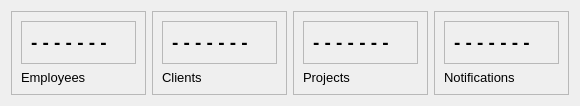
        <widget class="QWidget" name="cardsFrame_3" native="true">
         <layout class="QHBoxLayout" name="horizontalLayout_36">
          <item>
           <widget class="QFrame" name="card1_3">
            <property name="frameShape">
             <enum>QFrame::StyledPanel</enum>
            </property>
            <property name="frameShadow">
             <enum>QFrame::Raised</enum>
            </property>
            <layout class="QVBoxLayout" name="verticalLayout_27">
             <item alignment="Qt::AlignTop">
              <widget class="QFrame" name="frame_32">
               <property name="frameShape">
                <enum>QFrame::StyledPanel</enum>
               </property>
               <property name="frameShadow">
                <enum>QFrame::Raised</enum>
               </property>
               <layout class="QHBoxLayout" name="horizontalLayout_37">
                <item>
                 <widget class="QLabel" name="label_90">
                  <property name="font">
                   <font>
                    <pointsize>14</pointsize>
                    <weight>75</weight>
                    <bold>true</bold>
                   </font>
                  </property>
                  <property name="text">
                   <string>- - - - - - - </string>
                  </property>
                 </widget>
                </item>
                <item>
                 <widget class="QLabel" name="label_91">
                  <property name="maximumSize">
                   <size>
                    <width>40</width>
                    <height>40</height>
                   </size>
                  </property>
                  <property name="text">
                   <string/>
                  </property>
                  <property name="pixmap">
                   <pixmap>:/whiteIcons/assets/icons/white/user.svg</pixmap>
                  </property>
                  <property name="scaledContents">
                   <bool>true</bool>
                  </property>
                 </widget>
                </item>
               </layout>
              </widget>
             </item>
             <item>
              <widget class="QLabel" name="label_92">
               <property name="font">
                <font>
                 <pointsize>10</pointsize>
                 <weight>50</weight>
                 <bold>false</bold>
                </font>
               </property>
               <property name="text">
                <string>Employees</string>
               </property>
              </widget>
             </item>
            </layout>
           </widget>
          </item>
          <item>
           <widget class="QFrame" name="card3_3">
            <property name="frameShape">
             <enum>QFrame::StyledPanel</enum>
            </property>
            <property name="frameShadow">
             <enum>QFrame::Raised</enum>
            </property>
            <layout class="QVBoxLayout" name="verticalLayout_28">
             <item>
              <widget class="QFrame" name="frame_33">
               <property name="frameShape">
                <enum>QFrame::StyledPanel</enum>
               </property>
               <property name="frameShadow">
                <enum>QFrame::Raised</enum>
               </property>
               <layout class="QHBoxLayout" name="horizontalLayout_38">
                <item>
                 <widget class="QLabel" name="label_93">
                  <property name="font">
                   <font>
                    <pointsize>14</pointsize>
                    <weight>75</weight>
                    <bold>true</bold>
                   </font>
                  </property>
                  <property name="text">
                   <string>- - - - - - - </string>
                  </property>
                 </widget>
                </item>
                <item>
                 <widget class="QLabel" name="label_94">
                  <property name="maximumSize">
                   <size>
                    <width>40</width>
                    <height>40</height>
                   </size>
                  </property>
                  <property name="text">
                   <string/>
                  </property>
                  <property name="pixmap">
                   <pixmap>:/whiteIcons/assets/icons/white/users.svg</pixmap>
                  </property>
                  <property name="scaledContents">
                   <bool>true</bool>
                  </property>
                 </widget>
                </item>
               </layout>
              </widget>
             </item>
             <item>
              <widget class="QLabel" name="label_95">
               <property name="font">
                <font>
                 <pointsize>10</pointsize>
                 <weight>50</weight>
                 <bold>false</bold>
                </font>
               </property>
               <property name="text">
                <string>Clients</string>
               </property>
              </widget>
             </item>
            </layout>
           </widget>
          </item>
          <item alignment="Qt::AlignHCenter">
           <widget class="QFrame" name="card4_3">
            <property name="frameShape">
             <enum>QFrame::StyledPanel</enum>
            </property>
            <property name="frameShadow">
             <enum>QFrame::Raised</enum>
            </property>
            <layout class="QVBoxLayout" name="verticalLayout_29">
             <item>
              <widget class="QFrame" name="frame_34">
               <property name="frameShape">
                <enum>QFrame::StyledPanel</enum>
               </property>
               <property name="frameShadow">
                <enum>QFrame::Raised</enum>
               </property>
               <layout class="QHBoxLayout" name="horizontalLayout_39">
                <item>
                 <widget class="QLabel" name="label_96">
                  <property name="font">
                   <font>
                    <pointsize>14</pointsize>
                    <weight>75</weight>
                    <bold>true</bold>
                   </font>
                  </property>
                  <property name="text">
                   <string>- - - - - - - </string>
                  </property>
                 </widget>
                </item>
                <item>
                 <widget class="QLabel" name="label_97">
                  <property name="maximumSize">
                   <size>
                    <width>40</width>
                    <height>40</height>
                   </size>
                  </property>
                  <property name="text">
                   <string/>
                  </property>
                  <property name="pixmap">
                   <pixmap>:/whiteIcons/assets/icons/white/codepen.svg</pixmap>
                  </property>
                  <property name="scaledContents">
                   <bool>true</bool>
                  </property>
                 </widget>
                </item>
               </layout>
              </widget>
             </item>
             <item>
              <widget class="QLabel" name="label_98">
               <property name="font">
                <font>
                 <pointsize>10</pointsize>
                 <weight>50</weight>
                 <bold>false</bold>
                </font>
               </property>
               <property name="text">
                <string>Projects</string>
               </property>
              </widget>
             </item>
            </layout>
           </widget>
          </item>
          <item>
           <widget class="QFrame" name="card2_3">
            <property name="enabled">
             <bool>true</bool>
            </property>
            <property name="frameShape">
             <enum>QFrame::StyledPanel</enum>
            </property>
            <property name="frameShadow">
             <enum>QFrame::Raised</enum>
            </property>
            <layout class="QVBoxLayout" name="verticalLayout_30">
             <item>
              <widget class="QFrame" name="frame_35">
               <property name="frameShape">
                <enum>QFrame::StyledPanel</enum>
               </property>
               <property name="frameShadow">
                <enum>QFrame::Raised</enum>
               </property>
               <layout class="QHBoxLayout" name="horizontalLayout_40">
                <item>
                 <widget class="QLabel" name="label_99">
                  <property name="font">
                   <font>
                    <pointsize>14</pointsize>
                    <weight>75</weight>
                    <bold>true</bold>
                   </font>
                  </property>
                  <property name="text">
                   <string>- - - - - - - </string>
                  </property>
                 </widget>
                </item>
                <item>
                 <widget class="QLabel" name="label_100">
                  <property name="maximumSize">
                   <size>
                    <width>40</width>
                    <height>40</height>
                   </size>
                  </property>
                  <property name="text">
                   <string/>
                  </property>
                  <property name="pixmap">
                   <pixmap>:/whiteIcons/assets/icons/white/bell.svg</pixmap>
                  </property>
                  <property name="scaledContents">
                   <bool>true</bool>
                  </property>
                 </widget>
                </item>
               </layout>
              </widget>
             </item>
             <item>
              <widget class="QLabel" name="label_101">
               <property name="font">
                <font>
                 <pointsize>10</pointsize>
                 <weight>50</weight>
                 <bold>false</bold>
                </font>
               </property>
               <property name="text">
                <string>Notifications</string>
               </property>
              </widget>
             </item>
            </layout>
           </widget>
          </item>
         </layout>
        </widget>
